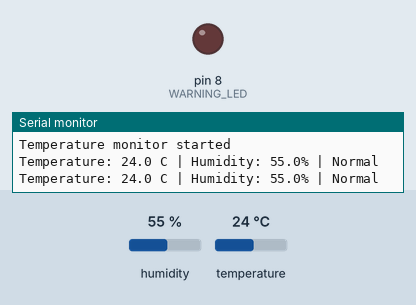
This program was run on a simulated Arduino Uno, built with avr-gcc and run on an emulated ATmega328P. On the bench: output pins drawn as LEDs (lit = HIGH), the last lines printed to the serial monitor. Inputs (shaded band) come from the test bench; at power-on: temperature 24 °C, humidity 55 %.

Above: at 4.8 s.
4.9 s: temperature set to 29.3 °C
7.9 s: temperature set to 30.3 °C
At 8.6 s:
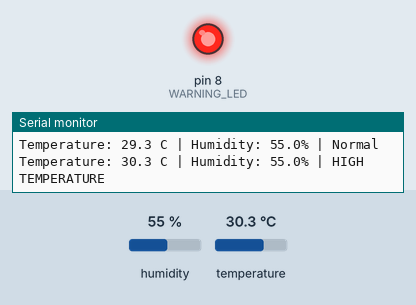
10.9 s: temperature set to 12 °C
At 13.3 s:
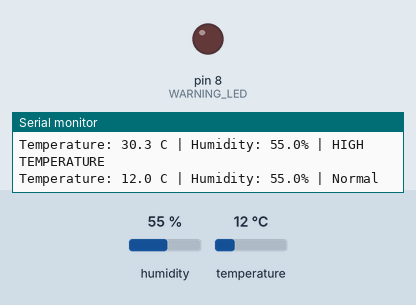
13.9 s: temperature set to 33 °C
At 15.0 s:
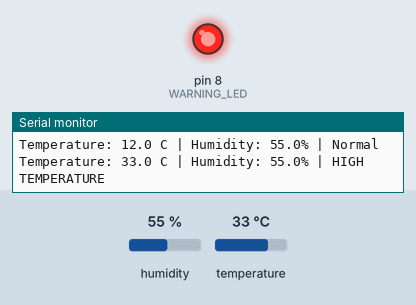
Timing chart, 0 to 16.9 s (numbered marks = the images above; inputs shaded):
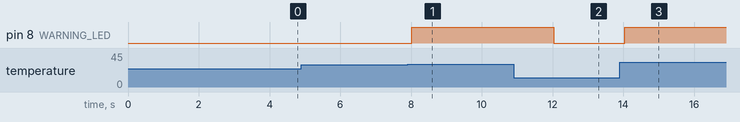

Measured:
- the behaviour switches between 29.9 and 30 °C on temperature (found by bisection; images 0 and 1)
- after the input at 7.9 s, pin 8 (WARNING_LED): LOW → HIGH after 0.12 s
- after the input at 10.9 s, pin 8 (WARNING_LED): HIGH → LOW after 1.1 s
- after the input at 13.9 s, pin 8 (WARNING_LED): LOW → HIGH after 0.14 s

The program:

main.cpp
```cpp
#include <Arduino.h>
#include <DHT.h>

const uint8_t SENSOR_PIN = 2;
const uint8_t WARNING_LED = 8;
const float TEMP_LIMIT = 30.0;  // Degrees Celsius

DHT sensor(SENSOR_PIN, DHT22);

void setup() {
    Serial.begin(9600);
    pinMode(WARNING_LED, OUTPUT);
    sensor.begin();

    Serial.println("Temperature monitor started");
}

void loop() {
    // Allow two seconds between sensor readings.
    delay(2000);

    float temperature = sensor.readTemperature();
    float humidity = sensor.readHumidity();

    if (isnan(temperature) || isnan(humidity)) {
        digitalWrite(WARNING_LED, LOW);
        Serial.println("Sensor read failed");
        return;
    }

    bool tooHot = temperature >= TEMP_LIMIT;
    digitalWrite(WARNING_LED, tooHot ? HIGH : LOW);

    Serial.print("Temperature: ");
    Serial.print(temperature, 1);
    Serial.print(" C | Humidity: ");
    Serial.print(humidity, 1);
    Serial.print("% | ");

    Serial.println(tooHot ? "HIGH TEMPERATURE" : "Normal");
}
```
